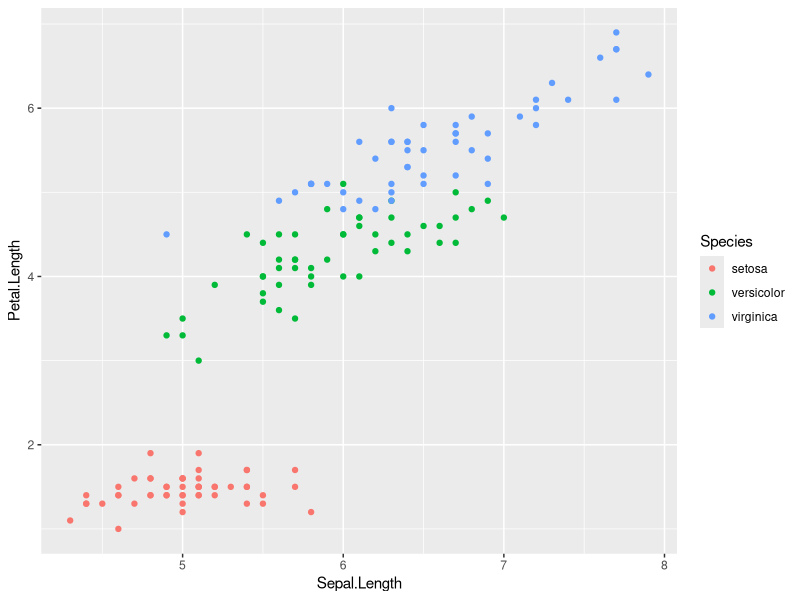
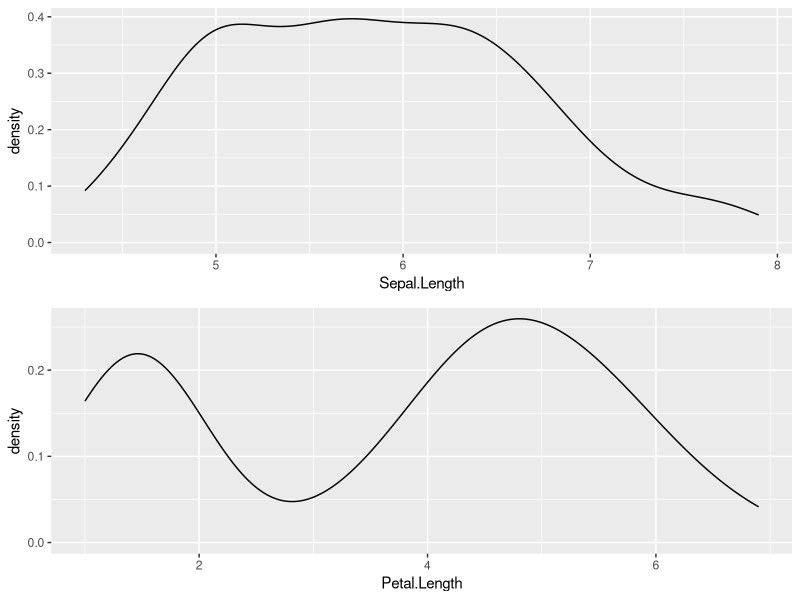
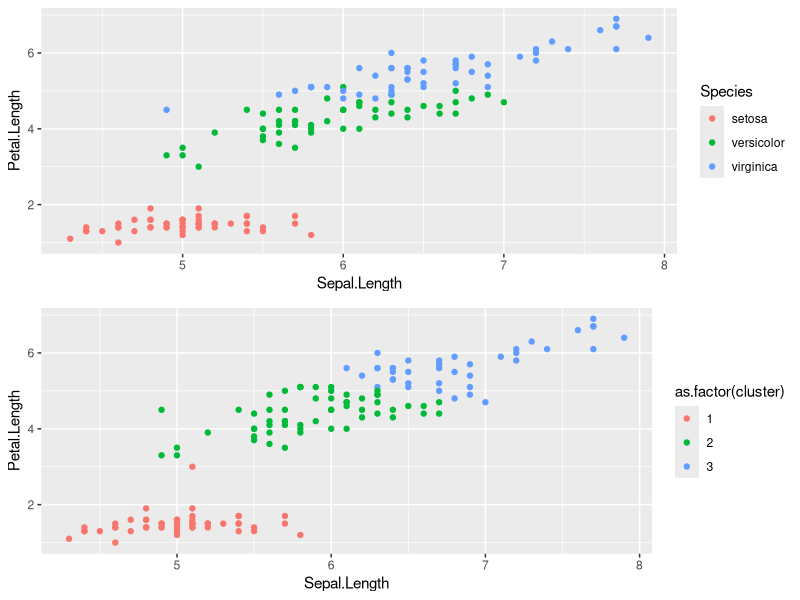
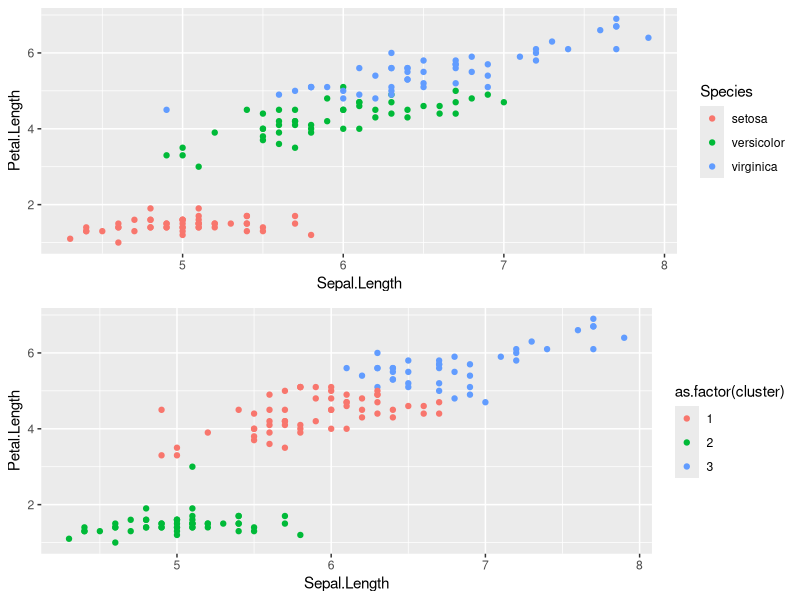
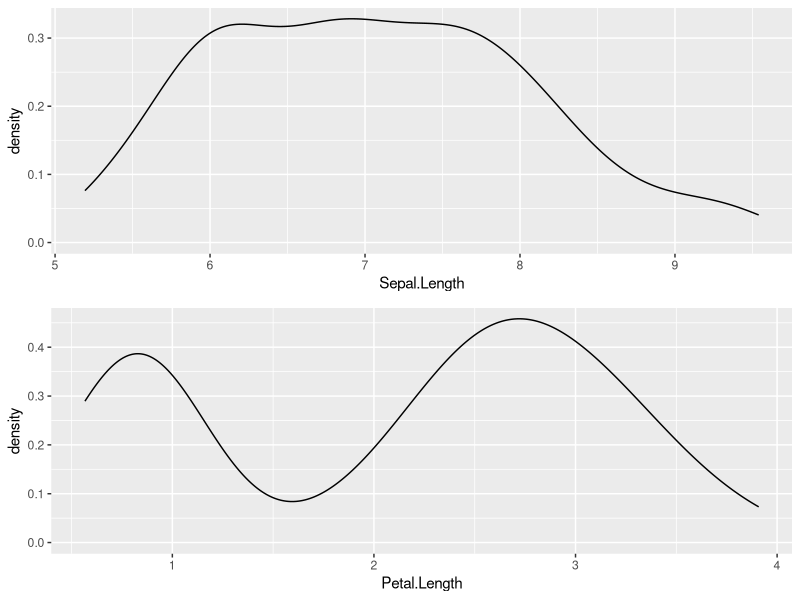
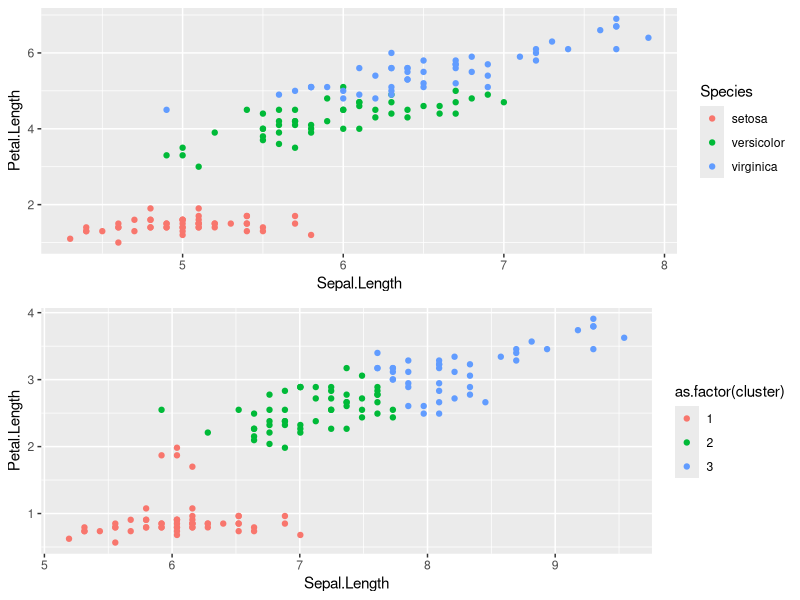
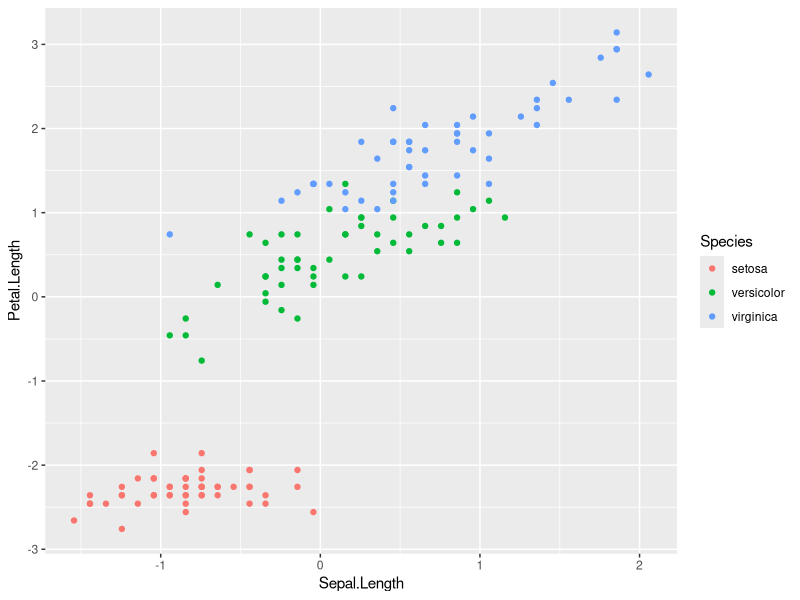
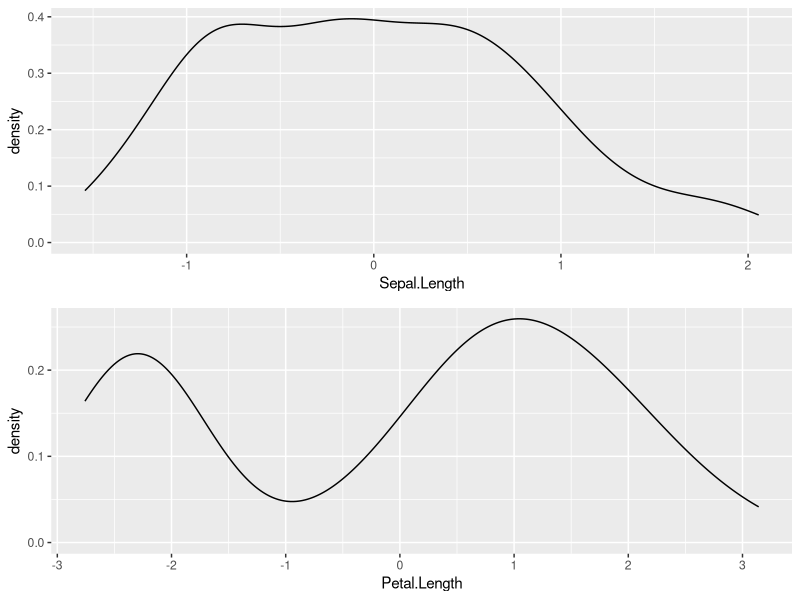

Recreate these plots in R, in order.
## ---- chunk 1
knitr::opts_chunk$set(echo = TRUE)
set.seed(123)
library('tidyverse')
library('caret')
library('gridExtra') #install.packages('gridExtra')

raw_dat = iris %>% 
  as_tibble() 

dat = raw_dat %>%
  select(Sepal.Length, Petal.Length)
## ---- chunk 2
raw_dat
## ---- chunk 3
summary(dat)
## ---- chunk 4
dat %>%
  summarize(
    mean_Sepal.Length = mean(Sepal.Length),
    sd_Sepal.Length = sd(Sepal.Length),
    mean_Petal.Length = mean(Petal.Length),
    sd_Petal.Length = sd(Petal.Length))
## ---- chunk 5
p = raw_dat %>%
  ggplot(aes(x = Sepal.Length, y = Petal.Length, col = Species)) + 
  geom_point()
p
## ---- chunk 6
d1 = dat %>%
  ggplot(aes(x = Sepal.Length)) + 
  geom_density()

d2 = dat %>%
  ggplot(aes(x = Petal.Length)) + 
  geom_density()

grid.arrange(d1, d2)
## ---- chunk 7
result = kmeans(dat, 3)
result
## ---- chunk 8
conf_mtx = table(result$cluster, raw_dat$Species)
conf_mtx
## ---- chunk 9
p2 = dat %>%
  mutate(cluster = result$cluster) %>%
  ggplot(aes(x = Sepal.Length, y = Petal.Length, col = as.factor(cluster))) + 
  geom_point()
gridExtra::grid.arrange(p, p2)
## ---- chunk 10
result = kmeans(dat, 3)
p2 = dat %>%
  mutate(cluster = result$cluster) %>%
  ggplot(aes(x = Sepal.Length, y = Petal.Length, col = as.factor(cluster))) + 
  geom_point()
gridExtra::grid.arrange(p, p2)
## ---- chunk 11
scaled_func = preProcess(dat, method = c("scale"))
scaled_dat = predict(scaled_func, dat)
scaled_dat
## ---- chunk 12
summary(scaled_dat)
## ---- chunk 13
scaled_dat %>%
  summarize(
    mean_Sepal.Length = mean(Sepal.Length),
    sd_Sepal.Length = sd(Sepal.Length),
    mean_Petal.Length = mean(Petal.Length),
    sd_Petal.Length = sd(Petal.Length))
## ---- chunk 14
sd1 = scaled_dat %>%
  ggplot(aes(x = Sepal.Length)) +
  geom_density()

sd2 = scaled_dat %>%
  ggplot(aes(x = Petal.Length)) +
  geom_density()

gridExtra::grid.arrange(sd1, sd2)
## ---- chunk 15
result = kmeans(scaled_dat, 3)
p2 = scaled_dat %>%
  mutate(cluster = result$cluster) %>%
  ggplot(aes(x = Sepal.Length, y = Petal.Length, col = as.factor(cluster))) + 
  geom_point()
gridExtra::grid.arrange(p, p2)
## ---- chunk 16
centered_func = caret::preProcess(dat, method = c("center"))
centered_dat = predict(centered_func, dat)
centered_dat
## ---- chunk 17
summary(centered_dat)
## ---- chunk 18
centered_dat %>%
  summarize(
    mean_Sepal.Length = mean(Sepal.Length),
    sd_Sepal.Length = sd(Sepal.Length),
    mean_Petal.Length = mean(Petal.Length),
    sd_Petal.Length = sd(Petal.Length))
## ---- chunk 19
centered_dat %>%
  bind_cols(raw_dat %>% select(Species)) %>%
  ggplot(aes(x = Sepal.Length, y = Petal.Length, col = Species)) +
  geom_point()
## ---- chunk 20
cd1 = centered_dat %>%
  ggplot(aes(x = Sepal.Length)) +
  geom_density()

cd2 = centered_dat %>%
  ggplot(aes(x = Petal.Length)) +
  geom_density()

gridExtra::grid.arrange(cd1, cd2)
## ---- chunk 21
result = kmeans(centered_dat, 3)
p2 = centered_dat %>%
  mutate(cluster = result$cluster) %>%
  ggplot(aes(x = Sepal.Length, y = Petal.Length, col = as.factor(cluster))) + 
  geom_point()
gridExtra::grid.arrange(p, p2)
## ---- chunk 22
standardized_func = caret::preProcess(dat, method = c("center", "scale"))
standardized_dat = predict(standardized_func, dat)
standardized_dat
## ---- chunk 23
summary(standardized_dat)
## ---- chunk 24
standardized_dat %>%
  summarize(
    mean_Sepal.Length = mean(Sepal.Length),
    sd_Sepal.Length = sd(Sepal.Length),
    mean_Petal.Length = mean(Petal.Length),
    sd_Petal.Length = sd(Petal.Length))
## ---- chunk 25
standardized_dat %>%
  bind_cols(raw_dat %>% select(Species)) %>%
  ggplot(aes(x = Sepal.Length, y = Petal.Length, col = Species)) +
  geom_point()
## ---- chunk 26
std1 = standardized_dat %>%
  ggplot(aes(x = Sepal.Length)) +
  geom_density()

std2 = standardized_dat %>%
  ggplot(aes(x = Petal.Length)) +
  geom_density()

gridExtra::grid.arrange(std1, std2)
## ---- chunk 27
result = kmeans(standardized_dat, 3)
p2 = standardized_dat %>%
  mutate(cluster = result$cluster) %>%
  ggplot(aes(x = Sepal.Length, y = Petal.Length, col = as.factor(cluster))) + 
  geom_point()
gridExtra::grid.arrange(p, p2)
## ---- chunk 28
normalized_func = caret::preProcess(dat, method = c("range"))
normalized_dat = predict(normalized_func, dat)
normalized_dat
## ---- chunk 29
summary(normalized_dat)
## ---- chunk 30
normalized_dat %>%
  summarize(
    mean_Sepal.Length = mean(Sepal.Length),
    sd_Sepal.Length = sd(Sepal.Length),
    mean_Petal.Length = mean(Petal.Length),
    sd_Petal.Length = sd(Petal.Length))
## ---- chunk 31
normalized_dat %>%
  bind_cols(raw_dat %>% select(Species)) %>%
  ggplot(aes(x = Sepal.Length, y = Petal.Length, col = Species)) +
  geom_point()
## ---- chunk 32
nd1 = normalized_dat %>%
  ggplot(aes(x = Sepal.Length)) +
  geom_density()

nd2 = normalized_dat %>%
  ggplot(aes(x = Petal.Length)) +
  geom_density()

gridExtra::grid.arrange(nd1, nd2)
## ---- chunk 33
result = kmeans(normalized_dat, 3)
p2 = normalized_dat %>%
  mutate(cluster = result$cluster) %>%
  ggplot(aes(x = Sepal.Length, y = Petal.Length, col = as.factor(cluster))) + 
  geom_point()
gridExtra::grid.arrange(p, p2)
## ---- chunk 34
k_val = 5

result_sd = kmeans(scaled_dat, k_val)
p1 = scaled_dat %>%
  mutate(cluster = result_sd$cluster) %>%
  ggplot(aes(x = Sepal.Length, y = Petal.Length, col = as.factor(cluster))) + 
  geom_point() + 
  labs(title = 'scaled')

result_cd = kmeans(centered_dat, k_val)
p2 = centered_dat %>%
  mutate(cluster = result_cd$cluster) %>%
  ggplot(aes(x = Sepal.Length, y = Petal.Length, col = as.factor(cluster))) + 
  geom_point() + 
  labs(title = 'centered')

result_std = kmeans(standardized_dat, k_val)
p3 = standardized_dat %>%
  mutate(cluster = result_std$cluster) %>%
  ggplot(aes(x = Sepal.Length, y = Petal.Length, col = as.factor(cluster))) + 
  geom_point() + 
  labs(title = 'standardized')

result_nd = kmeans(normalized_dat, k_val)
p4 = normalized_dat %>%
  mutate(cluster = result_nd$cluster) %>%
  ggplot(aes(x = Sepal.Length, y = Petal.Length, col = as.factor(cluster))) + 
  geom_point() + 
  labs(title = 'normalized')

grid.arrange(p1, p2, p3, p4)
